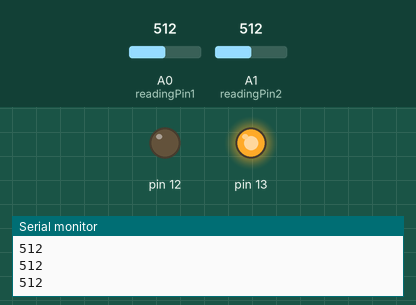
Bench run of a sketch on a simulated Arduino Uno, built with avr-gcc and run on an emulated ATmega328P. Shown: output pins drawn as LEDs (lit = HIGH), the last lines printed to the serial monitor. The test bench sets the inputs (shaded band); at power-on: A0 (readingPin1) = 512, A1 (readingPin2) = 512.

Above: at 1.2 s.
1.3 s: A0 (readingPin1) set to 484
At 2.4 s:
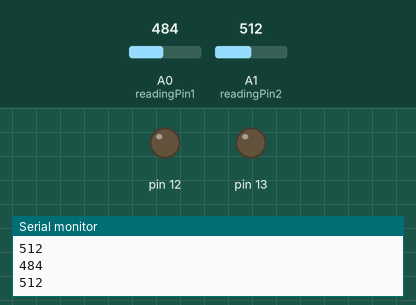
2.8 s: A1 (readingPin2) set to 365
4.3 s: A1 (readingPin2) set to 335
At 5.5 s:
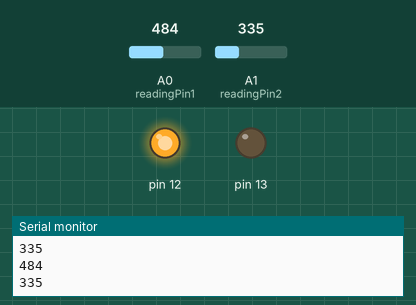
5.8 s: A0 (readingPin1) set to 510
At 7.0 s:
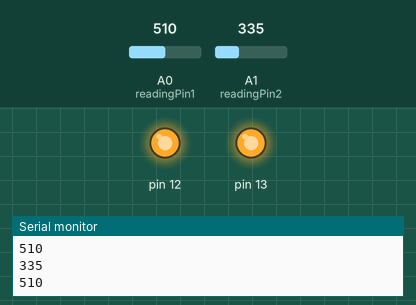
7.3 s: A0 (readingPin1) set to 490
At 8.2 s:
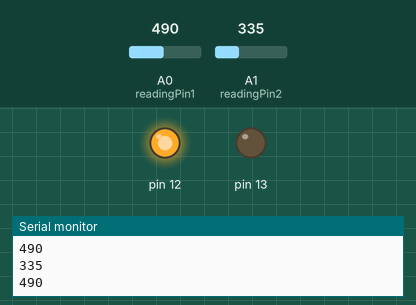
8.8 s: A0 (readingPin1) set to 511
At 9.2 s:
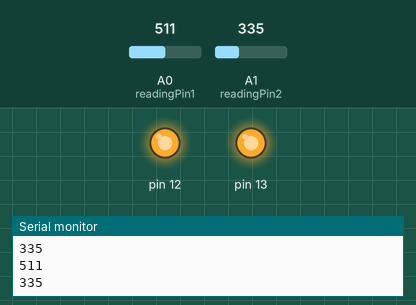
Timing chart, 0 to 11.3 s (numbered marks = the images above; inputs shaded):
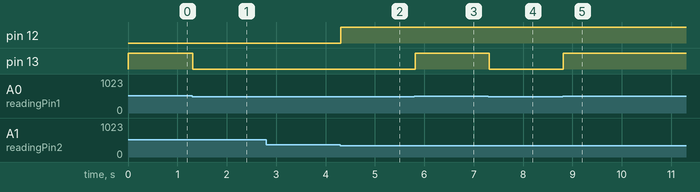

Measured:
- the behaviour switches between 501 and 500 on A0 (readingPin1) (found by bisection; images 0 and 1)
- the behaviour switches between 350 and 349 on A1 (readingPin2) (found by bisection; images 1 and 2)
- after the input at 1.3 s, pin 13: HIGH → LOW at once
- after the input at 4.3 s, pin 12: LOW → HIGH at once
- after the input at 5.8 s, pin 13: LOW → HIGH at once
- after the input at 7.3 s, pin 13: HIGH → LOW at once
- after the input at 8.8 s, pin 13: LOW → HIGH at once

The sketch:

pinRead_safe_lock.ino
```cpp
int readingPin1=A0;
int V1;
int printDelay=0;
int readingPin2=A1;
int V2;

void setup() {
  // put your setup code here, to run once:
  pinMode(readingPin1,INPUT);
  pinMode(readingPin2,INPUT);
  pinMode(13,OUTPUT);
  pinMode(12,OUTPUT);
  Serial.begin(9600);

}

void loop() {
  // put your main code here, to run repeatedly:
  V1=analogRead(readingPin1);
  Serial.println(V1);
  delay(printDelay);
  if (V1 > 500 && V1 < 550) {
    digitalWrite(13,HIGH);
  }
  else {
    digitalWrite(13,LOW);
  }
  V2=analogRead(readingPin2);
  Serial.println(V2);
  delay(printDelay);
  if (V2 > 300 && V2 < 350) {
    digitalWrite(12,HIGH);
  }
  else {
    digitalWrite(12,LOW);
  }
}
```
